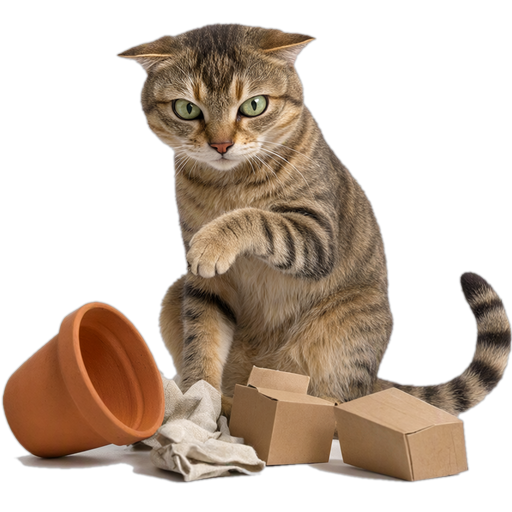
#> input picture assets/pets/pet001/act-bump.png, 512 x 512 px, found by its file name; its folder holds only this picture in this run
$ python sheet_check.py
#> lines starting #> are read from the running program, lines starting #| are printed output that depends on the picture
import os
import glob
from PIL import Image, ImageDraw

PET = r"D:\momolab\assets\pets\pet001"
order = sorted(os.path.basename(p)[:-4] for p in glob.glob(os.path.join(PET, "*.png")))
cols, cell = 5, 300
rows = (len(order) + cols - 1) // cols
sheet = Image.new("RGB", (cols * cell, rows * cell), (246, 240, 230))
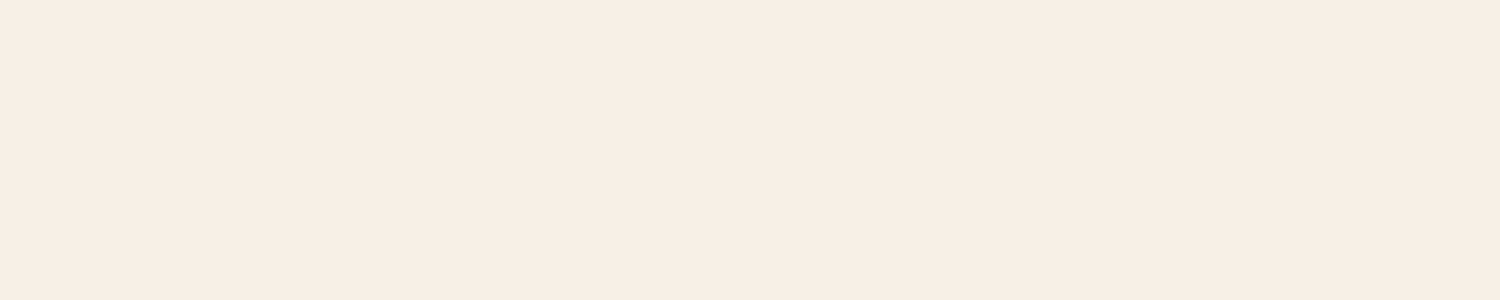
#> sheet: PIL image 1500x300 RGB; mean R, G, B 246, 240, 230
d = ImageDraw.Draw(sheet)
for i, n in enumerate(order):
    im = Image.open(os.path.join(PET, n + ".png")).convert("RGBA").resize((280, 280), Image.LANCZOS)
    x, y = (i % cols) * cell, (i // cols) * cell
    sheet.paste(im, (x + 10, y + 10), im)
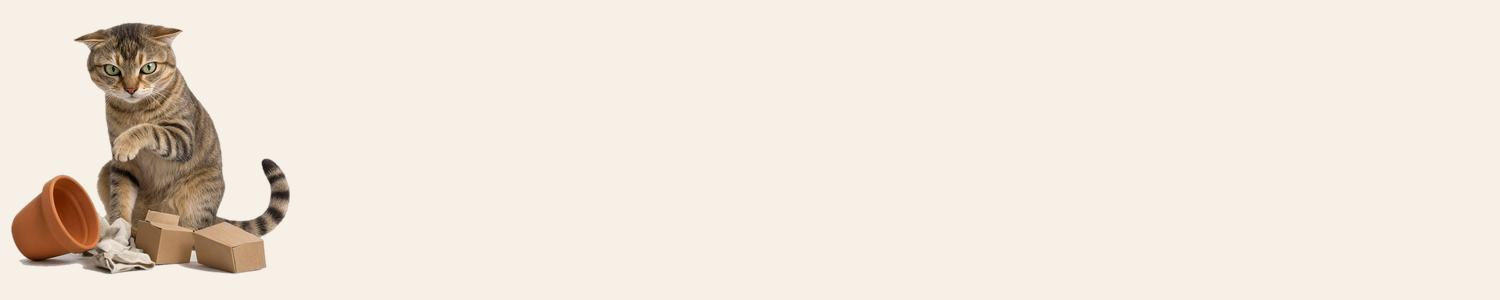
#> sheet: PIL image 1500x300 RGB; mean R, G, B 237.8, 229.8, 218.4
    d.text((x + 10, y + 285), n, fill=(60, 40, 30))
sheet.save(r"D:\momolab\tools\_check.png")
print("ok", len(order))

$ run again, on assets/pets/pet001/angry.png
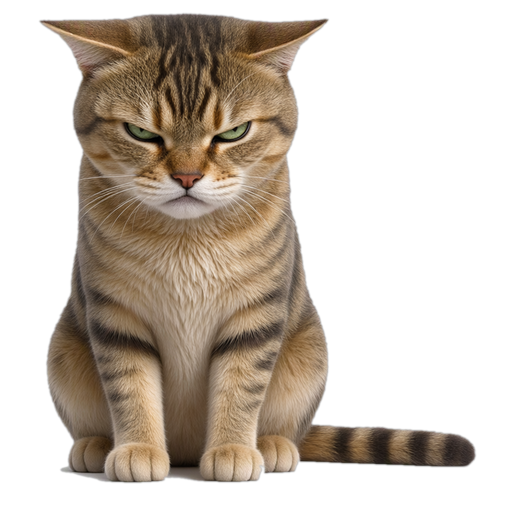
#> input picture assets/pets/pet001/angry.png, 512 x 512 px, found by its file name
#> `sheet.paste(im, (x + 10, y + 10), im)`:
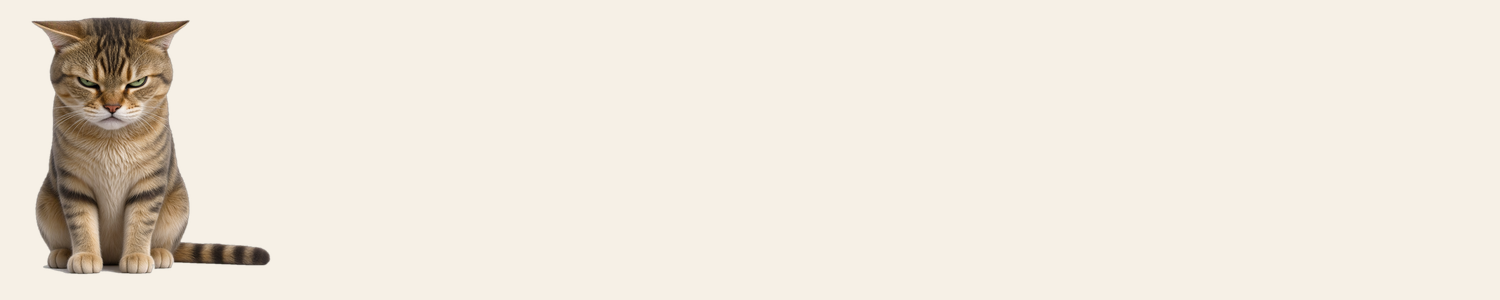
#> sheet: PIL image 1500x300 RGB; mean R, G, B 237.7, 230.5, 219.4

$ run again, on assets/pets/pet001/charm.png
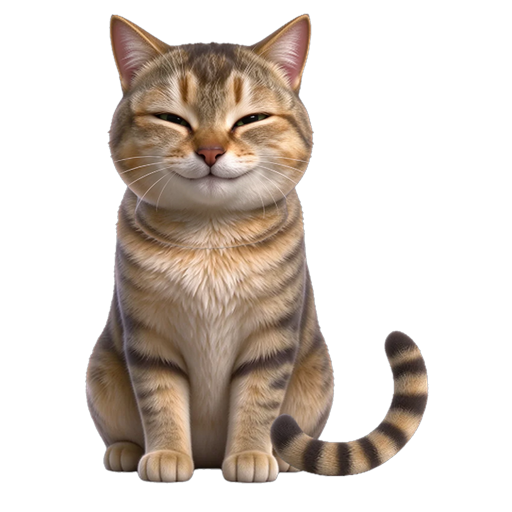
#> input picture assets/pets/pet001/charm.png, 512 x 512 px, found by its file name
#> `sheet.paste(im, (x + 10, y + 10), im)`:
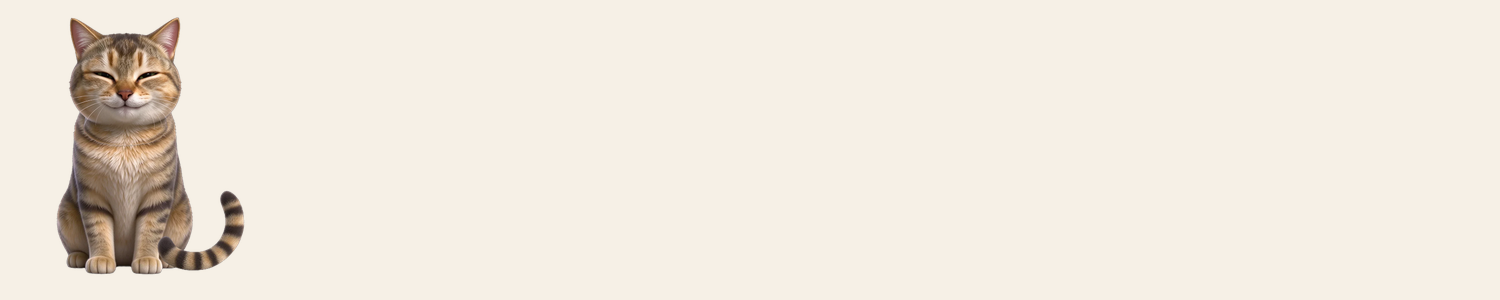
#> sheet: PIL image 1500x300 RGB; mean R, G, B 239.6, 232.3, 221.7

$ run again, on assets/pets/pet001/act-jump.png
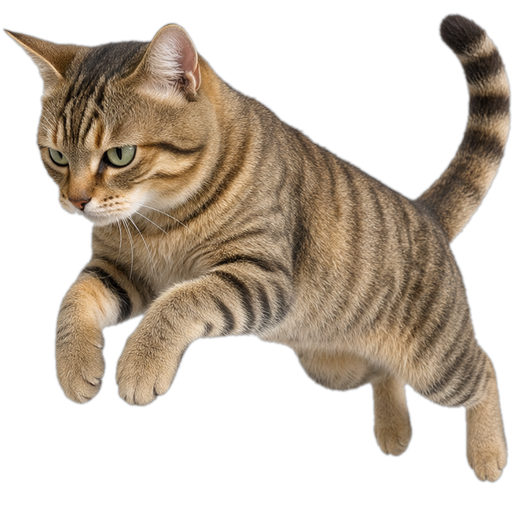
#> input picture assets/pets/pet001/act-jump.png, 512 x 512 px, found by its file name
#> `sheet.paste(im, (x + 10, y + 10), im)`:
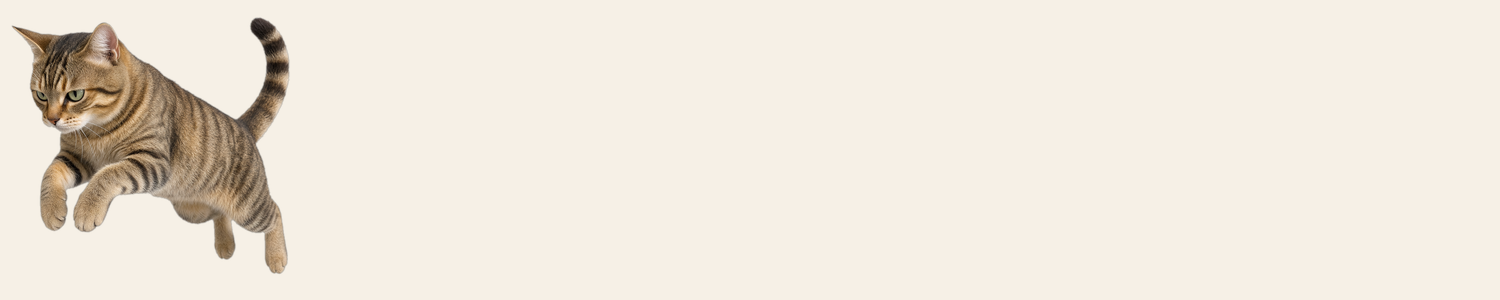
#> sheet: PIL image 1500x300 RGB; mean R, G, B 237.7, 230.3, 219
